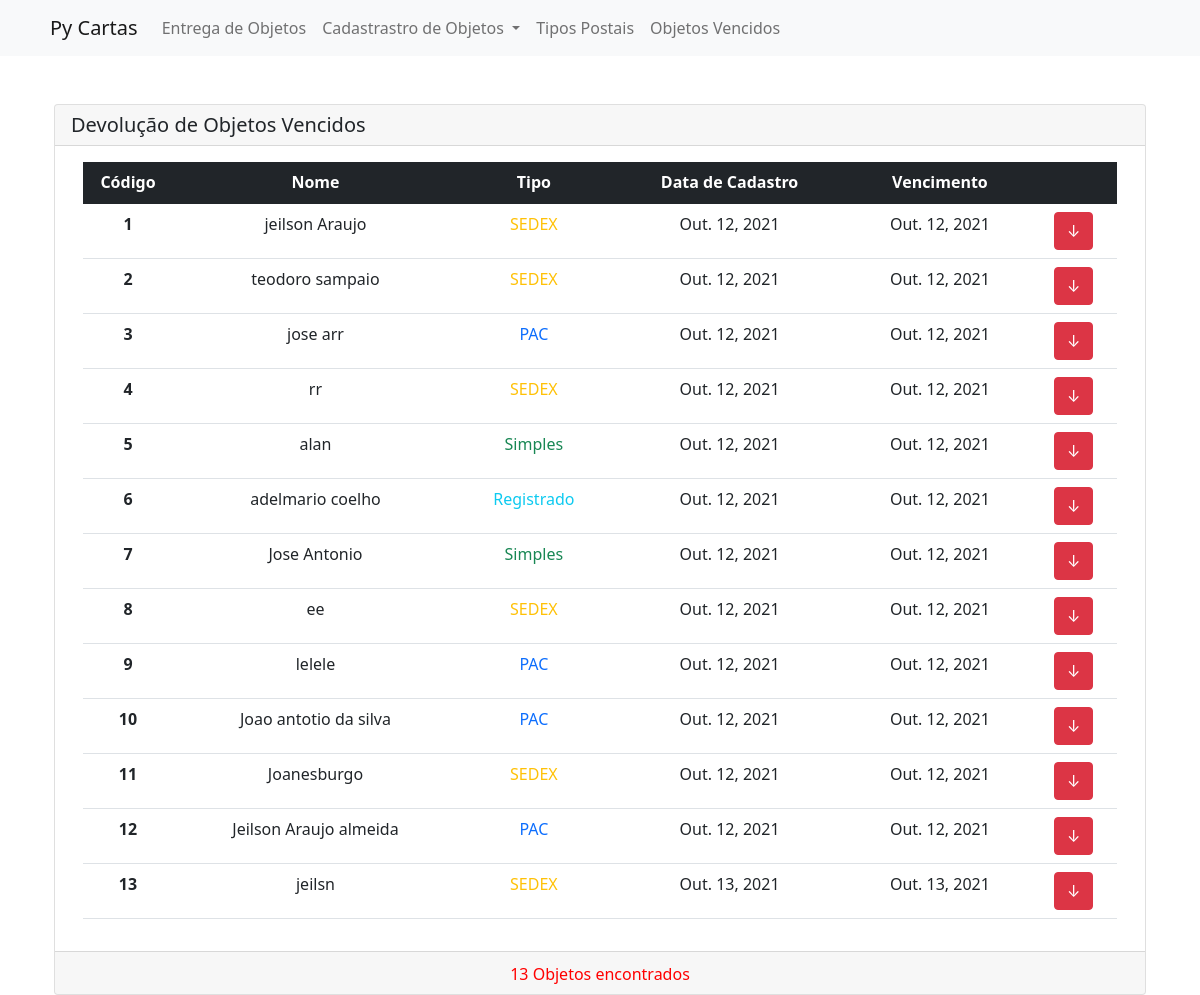
Before: /objetos-vencidos/ with the older database file.
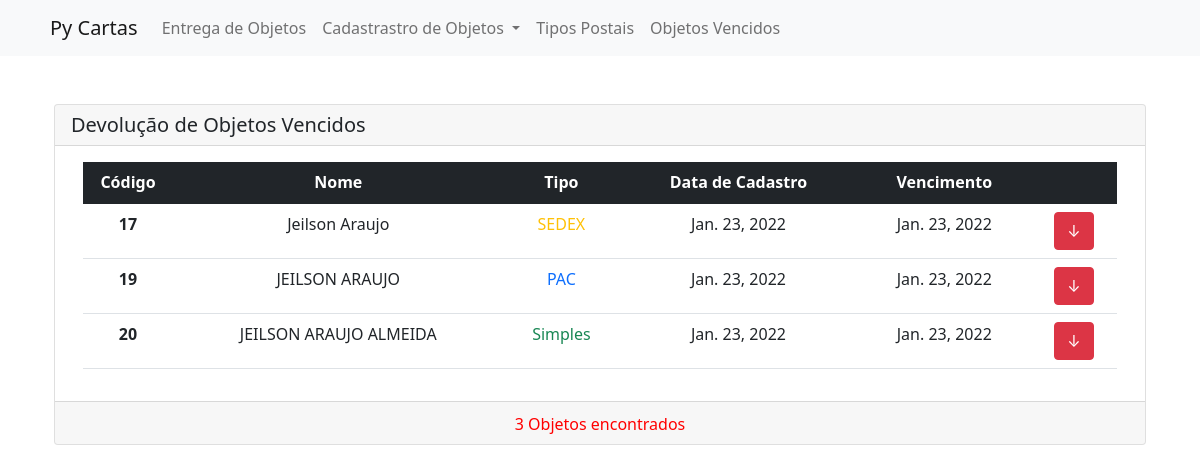
After: the same page with the newer database file.
### postal_manager/models.py (models this page shows, shortened)
class Objetos_db(models.Model):
    id = models.BigAutoField(primary_key=True)
    destinatario = models.CharField(max_length=70, verbose_name="Destinatário")
    data_inclusao = models.DateField(auto_now_add=True)
    classe_obj = models.ForeignKey(
        Tipos_postais_base, on_delete=models.PROTECT, verbose_name="Tipo"
    )

class Tipos_postais_base(models.Model):
    id = models.BigAutoField(primary_key=True)
    nome_tipo = models.CharField(max_length=30)
    prazo = models.IntegerField()

### postal_manager/views.py (the view)
# urls.py: path("objetos-vencidos/", Obj_vencidos.as_view(), name="obj_vencidos"),
class Obj_vencidos(ListView):
    model = Objetos_db
    template_name = "postal_manager/obj_vencidos.html"

### templates/postal_manager/obj_vencidos.html (shortened to what this page needs)
{% extends 'postal_manager/template.html' %}
{% block vazio %}
<div class="container" >
    <div class="card">
      <h5 class="card-header">Devolução de Objetos Vencidos</h5>
      <div class="card-body">
        <div class="container ">
          <table  class="table text-center table-hover table-responsive  container" id="tabble">
            <thead class="table-dark">
              <tr>
                <th scope="col" style="width: 90px;">C&oacutedigo</th>
                <th scope="col" >Nome</th>
                <th scope="col">Tipo</th>
                <th scope="col">Data de Cadastro</th>
                <th scope="col">Vencimento</th>
                <th scope="col" ></th>
              </tr>
            </thead>
            <tbody id="myTable">
                {% for lista in object_list %}
                <tr>
                    <th scope="row">{{lista.id}}</th>
                    <td>{{lista.destinatario}}</td>
                    {% if lista.classe_obj.nome_tipo == "SEDEX"%}
                        <td class="text-warning">
                    {% elif lista.classe_obj.nome_tipo == "PAC" %}
                        <td class="text-primary">
                    {% elif lista.classe_obj.nome_tipo == "Simples" %}
                        <td class="text-success">
                    {% elif lista.classe_obj.nome_tipo == "Registrado" %}
                            <td class="text-info">
                    {% endif %}{{lista.classe_obj.nome_tipo}}</td>
                    <td>{{lista.data_inclusao}}</td>
                    <td>{{lista.data_inclusao }}</td>
                    <td class="text-center"><a href="{% url 'entrega_objetos' %}{{lista.id}}/devolver" class="btn btn-danger " title="Entregar objdeto de {{lista.destinatario}}">↓</a></td>
                </tr>
                {% endfor %}
            </tbody>
          </table>
        </div>
        </div>
        <div class="card-footer text-center">
          <div class="container algin-middle">
            <div class="row align-middle">
                <div class="text-success align-middle">
                  <span id="mostrador-quantidade-objetos" class="align-middle  text-sm"></span>
                </div>
              </div>
            </div>
          </div>
        </div>
      </div>
    </div>
{% endblock %}

Changed rows visible on the page:
removed Objetos_db: id "1", destinatario "jeilson Araujo", classe_obj.nome_tipo "SEDEX", data_inclusao "Out. 12, 2021"
removed Objetos_db: id "2", destinatario "teodoro sampaio", classe_obj.nome_tipo "SEDEX", data_inclusao "Out. 12, 2021"
removed Objetos_db: id "3", destinatario "jose arr", classe_obj.nome_tipo "PAC", data_inclusao "Out. 12, 2021"
removed Objetos_db: id "4", destinatario "rr", classe_obj.nome_tipo "SEDEX", data_inclusao "Out. 12, 2021"
removed Objetos_db: id "5", destinatario "alan", classe_obj.nome_tipo "Simples", data_inclusao "Out. 12, 2021"
removed Objetos_db: id "6", destinatario "adelmario coelho", classe_obj.nome_tipo "Registrado", data_inclusao "Out. 12, 2021"
removed Objetos_db: id "7", destinatario "Jose Antonio", classe_obj.nome_tipo "Simples", data_inclusao "Out. 12, 2021"
removed Objetos_db: id "8", destinatario "ee", classe_obj.nome_tipo "SEDEX", data_inclusao "Out. 12, 2021"
removed Objetos_db: id "9", destinatario "lelele", classe_obj.nome_tipo "PAC", data_inclusao "Out. 12, 2021"
removed Objetos_db: id "10", destinatario "Joao antotio da silva", classe_obj.nome_tipo "PAC", data_inclusao "Out. 12, 2021"
removed Objetos_db: id "11", destinatario "Joanesburgo", classe_obj.nome_tipo "SEDEX", data_inclusao "Out. 12, 2021"
removed Objetos_db: id "12", destinatario "Jeilson Araujo almeida", classe_obj.nome_tipo "PAC", data_inclusao "Out. 12, 2021"
removed Objetos_db: id "13", destinatario "jeilsn", classe_obj.nome_tipo "SEDEX", data_inclusao "Out. 13, 2021"
added Objetos_db: id "17", destinatario "Jeilson Araujo", classe_obj.nome_tipo "SEDEX", data_inclusao "Jan. 23, 2022"
added Objetos_db: id "19", destinatario "JEILSON ARAUJO", classe_obj.nome_tipo "PAC", data_inclusao "Jan. 23, 2022"
added Objetos_db: id "20", destinatario "JEILSON ARAUJO ALMEIDA", classe_obj.nome_tipo "Simples", data_inclusao "Jan. 23, 2022"
Other visible differences:
text written by a page script: "13 Objetos encontrados" → "3 Objetos encontrados"
